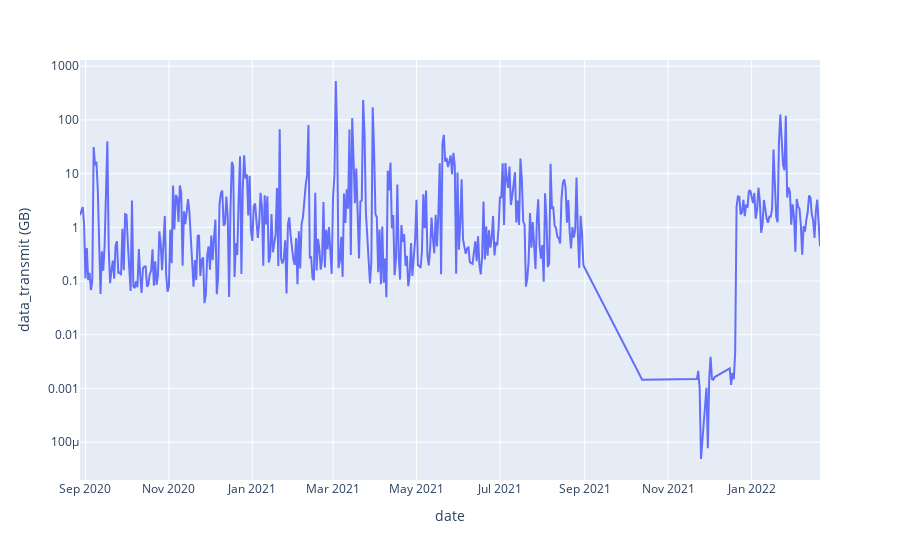

Notebook cell for this chart:
### Code cell
# Overall Node Transmit rate
df_sum.sort_values(by='date', inplace=True)
fig = px.line(df_sum, x="date", y="data_transmit (GB)", log_y=True)
fig.show()

### Figure 1 — Plotly figure (JSON) as saved in the notebook; plotly's stock layout.template omitted (floating-point values rounded to 4 significant figures; data arrays with more than 128 entries replaced by an {"elided": "..."} marker saying what was removed)
{"data": [{"hovertemplate": "date=%{x}<br>data_transmit (GB)=%{y}<extra></extra>", "legendgroup": "", "line": {"color": "#636efa", "dash": "solid"}, "marker": {"symbol": "circle"}, "mode": "lines", "name": "", "orientation": "v", "showlegend": false, "type": "scatter", "x": {"elided": "448 str values"}, "xaxis": "x", "y": {"elided": "448 float values"}, "yaxis": "y"}], "layout": {"autosize": true, "legend": {"tracegroupgap": 0}, "margin": {"t": 60}, "xaxis": {"anchor": "y", "autorange": true, "domain": [0, 1], "range": ["2020-08-28", "2022-02-20"], "title": {"text": "date"}, "type": "date"}, "yaxis": {"anchor": "x", "autorange": true, "domain": [0, 1], "range": [-4.704, 3.116], "title": {"text": "data_transmit (GB)"}, "type": "log"}}}
